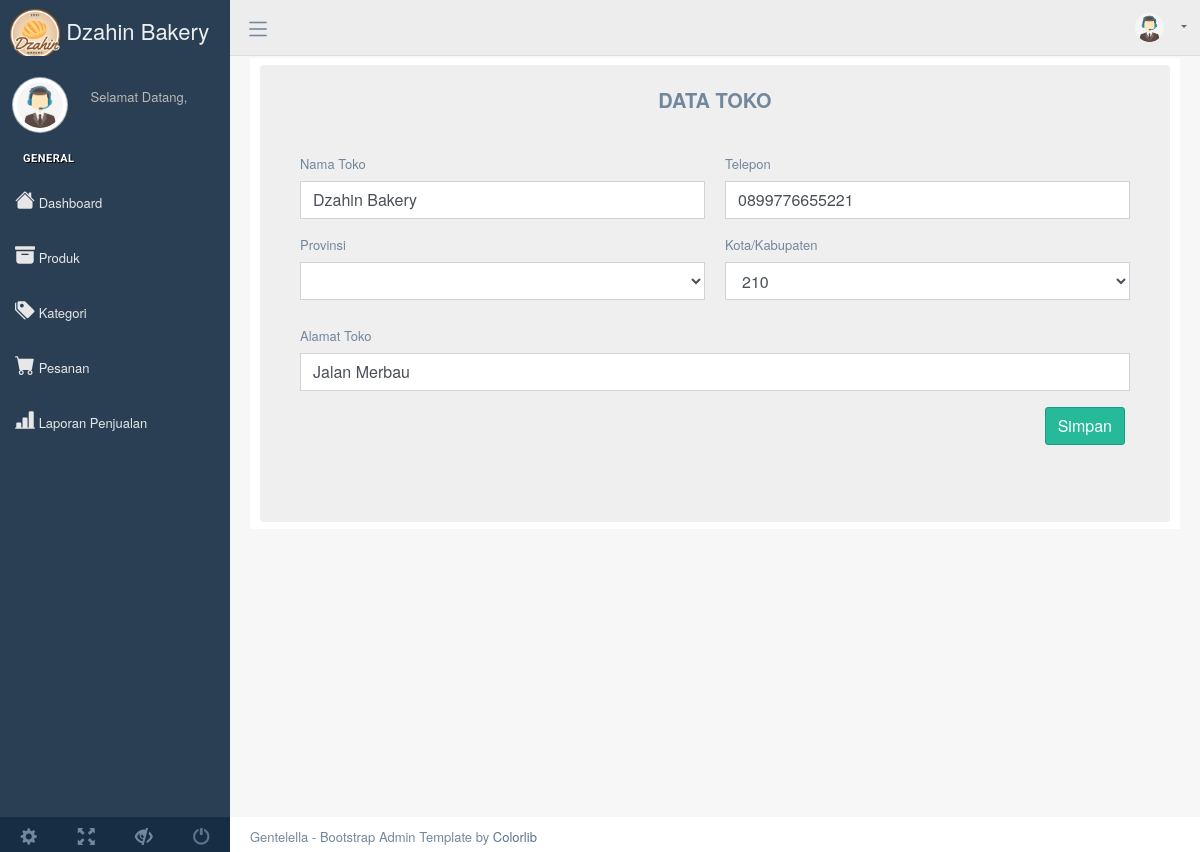
The app's page /admin/settings with its own data.
### tables this page shows
CREATE TABLE `tbl_toko` (
  `idToko` int(1) NOT NULL,
  `namaToko` varchar(30) NOT NULL,
  `telepon` varchar(15) NOT NULL,
  `alamat` varchar(100) NOT NULL,
  `lokasi` int(11) DEFAULT NULL
);

### application/controllers/Admin.php (called while the page is built, shortened)
<?php
class Admin extends CI_Controller
{
  public function __construct()
  {
    $this->load->library('form_validation');
    $this->load->model('Madmin');
    $this->load->model('M_pesanan_masuk');
    $this->load->model('M_penjualan');
  }
    public function settings(){
      $data['settings'] = $this->Madmin->data_Settings();
      $this->load->view('admin/sidebar');
      $this->load->view('admin/menu');
      $this->load->view('admin/settings', $data);
      $this->load->view('admin/footer');
    }
}

### index.php (called while the page is built, shortened)
<?php
require_once BASEPATH.'core/CodeIgniter.php';

### application/models/Madmin.php (called while the page is built, shortened)
<?php
class Madmin extends CI_Model
{
  public function data_settings(){
		$this->db->select('*');
		$this->db->from('tbl_toko');
		$this->db->where('idToko', 1);
		$query = $this->db->get()->row();
		return $query;
	}
}

### application/views/admin/settings.php (the view, shortened to what this page needs)
<div class="right_col" role="main">
    <div class="row mt-5">
        <div class="col-md-12 col-sm-12">
            <div class="dashboard_graph">
                <div class="row justify-content-center">
                    <div class="col-md-12">
                        <div class="row justify-content-center">
                            <div class="col-md-12">
                            <div class="table-responsive custom-table-responsive">
                                  <table class="table custom-table text-center">
                                      <thead>
                                      <nav class="text-center" aria-label=" breadcrumb">
                                        <a class="breadcrumb-item" aria-current="page" style="font-size:20px;"><b>DATA TOKO</b></a>
                                      </nav>
                                      </thead>
                                      <tbody><br>
                                        <div class="card-body">
                                            <form action="<?php echo site_url('admin/settings_action'); ?>" method="post">
                                                <div class="row">
                                                    <div class="col-md-6 form-group mb-3">
                                                        <label>Nama Toko</label>
                                                        <input name="namaToko" class="form-control" type="text" value="<?php echo $settings->namaToko; ?>">
                                                    </div>
                                                    <div class="col-md-6 form-group mb-3">
                                                        <label>Telepon</label>
                                                        <input name="telepon" class="form-control" type="text" value="<?php echo $settings->telepon; ?>">
                                                    </div>
                                                    <div class="col-md-6 mb-3">
                                                        <div class="form-group">
                                                            <label>Provinsi</label>
                                                                <select class="form-control" name="provinsi"></select>
                                                        </div>
                                                    </div>
                                                    <div class="col-md-6 form-group mb-3">
                                                        <div class="form-group">
                                                        <label>Kota/Kabupaten</label>
                                                            <select class="form-control" name="kota">
                                                                <option value="<?php echo $settings->lokasi; ?> "><?php echo $settings->lokasi; ?></option>
                                                            </select>
                                                        </div>
                                                    </div>
                                                    <div class="col-md-12 form-group mb-3">
                                                        <label>Alamat Toko</label>
                                                        <input name="alamat" class="form-control" type="text" value="<?php echo $settings->alamat; ?>">
                                                    </div>
                                                    <div class="col-md-12 form-group mb-3 d-flex flex-row-reverse">
                                                    <button type="submit" class="btn btn-success">Simpan</button>
                                                    </div>
                                                </div>
                                            </form>
                                        </div>
                                      </tbody>
                                  </table>
                                </div>
                            </div>
                        </div>
                    </div>
                </div>
            </div>
        </div>
    </div>
</div>

### records on screen
tbl_toko: namaToko "Dzahin Bakery", telepon "0899776655221", kota "210", alamat "Jalan Merbau"
